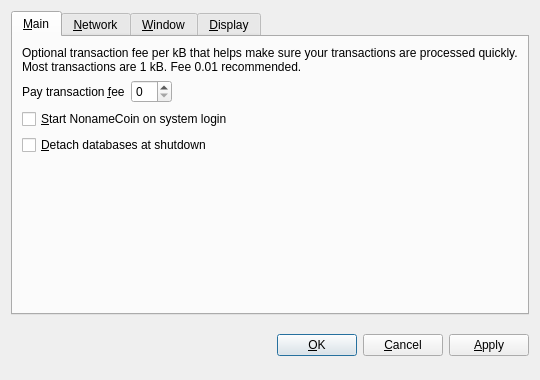
<?xml version="1.0" encoding="UTF-8"?>
<ui version="4.0">
 <class>OptionsDialog</class>
 <widget class="QDialog" name="OptionsDialog">
  <property name="geometry">
   <rect>
    <x>0</x>
    <y>0</y>
    <width>540</width>
    <height>380</height>
   </rect>
  </property>
  <property name="windowTitle">
   <string>Options</string>
  </property>
  <property name="modal">
   <bool>true</bool>
  </property>
  <layout class="QVBoxLayout" name="verticalLayout">
   <item>
    <widget class="QTabWidget" name="tabWidget">
     <property name="tabPosition">
      <enum>QTabWidget::North</enum>
     </property>
     <property name="currentIndex">
      <number>0</number>
     </property>
     <widget class="QWidget" name="tabMain">
      <attribute name="title">
       <string>&amp;Main</string>
      </attribute>
      <layout class="QVBoxLayout" name="verticalLayout_Main">
       <item>
        <widget class="QLabel" name="transactionFeeInfoLabel">
         <property name="text">
          <string>Optional transaction fee per kB that helps make sure your transactions are processed quickly. Most transactions are 1 kB. Fee 0.01 recommended.</string>
         </property>
         <property name="textFormat">
          <enum>Qt::PlainText</enum>
         </property>
         <property name="wordWrap">
          <bool>true</bool>
         </property>
        </widget>
       </item>
       <item>
        <layout class="QHBoxLayout" name="horizontalLayout_Main">
         <item>
          <widget class="QLabel" name="transactionFeeLabel">
           <property name="text">
            <string>Pay transaction &amp;fee</string>
           </property>
           <property name="textFormat">
            <enum>Qt::PlainText</enum>
           </property>
           <property name="buddy">
            <cstring>transactionFee</cstring>
           </property>
          </widget>
         </item>
         <item>
          <widget class="BitcoinAmountField" name="transactionFee"/>
         </item>
         <item>
          <spacer name="horizontalSpacer_Main">
           <property name="orientation">
            <enum>Qt::Horizontal</enum>
           </property>
           <property name="sizeHint" stdset="0">
            <size>
             <width>40</width>
             <height>20</height>
            </size>
           </property>
          </spacer>
         </item>
        </layout>
       </item>
       <item>
        <widget class="QCheckBox" name="bitcoinAtStartup">
         <property name="toolTip">
          <string>Automatically start NonameCoin after logging in to the system.</string>
         </property>
         <property name="text">
          <string>&amp;Start NonameCoin on system login</string>
         </property>
        </widget>
       </item>
       <item>
        <widget class="QCheckBox" name="detachDatabases">
         <property name="toolTip">
          <string>Detach block and address databases at shutdown. This means they can be moved to another data directory, but it slows down shutdown. The wallet is always detached.</string>
         </property>
         <property name="text">
          <string>&amp;Detach databases at shutdown</string>
         </property>
        </widget>
       </item>
       <item>
        <spacer name="verticalSpacer_Main">
         <property name="orientation">
          <enum>Qt::Vertical</enum>
         </property>
         <property name="sizeHint" stdset="0">
          <size>
           <width>20</width>
           <height>40</height>
          </size>
         </property>
        </spacer>
       </item>
      </layout>
     </widget>
     <widget class="QWidget" name="tabNetwork">
      <attribute name="title">
       <string>&amp;Network</string>
      </attribute>
      <layout class="QVBoxLayout" name="verticalLayout_Network">
       <item>
        <widget class="QCheckBox" name="mapPortUpnp">
         <property name="toolTip">
          <string>Automatically open the NonameCoin client port on the router. This only works when your router supports UPnP and it is enabled.</string>
         </property>
         <property name="text">
          <string>Map port using &amp;UPnP</string>
         </property>
        </widget>
       </item>
       <item>
        <widget class="QCheckBox" name="connectSocks">
         <property name="toolTip">
          <string>Connect to the NonameCoin network through a SOCKS proxy (e.g. when connecting through Tor).</string>
         </property>
         <property name="text">
          <string>&amp;Connect through SOCKS proxy:</string>
         </property>
        </widget>
       </item>
       <item>
        <layout class="QHBoxLayout" name="horizontalLayout_Network">
         <item>
          <widget class="QLabel" name="proxyIpLabel">
           <property name="text">
            <string>Proxy &amp;IP:</string>
           </property>
           <property name="textFormat">
            <enum>Qt::PlainText</enum>
           </property>
           <property name="buddy">
            <cstring>proxyIp</cstring>
           </property>
          </widget>
         </item>
         <item>
          <widget class="QValidatedLineEdit" name="proxyIp">
           <property name="maximumSize">
            <size>
             <width>140</width>
             <height>16777215</height>
            </size>
           </property>
           <property name="toolTip">
            <string>IP address of the proxy (e.g. 127.0.0.1)</string>
           </property>
          </widget>
         </item>
         <item>
          <widget class="QLabel" name="proxyPortLabel">
           <property name="text">
            <string>&amp;Port:</string>
           </property>
           <property name="textFormat">
            <enum>Qt::PlainText</enum>
           </property>
           <property name="buddy">
            <cstring>proxyPort</cstring>
           </property>
          </widget>
         </item>
         <item>
          <widget class="QLineEdit" name="proxyPort">
           <property name="maximumSize">
            <size>
             <width>55</width>
             <height>16777215</height>
            </size>
           </property>
           <property name="toolTip">
            <string>Port of the proxy (e.g. 9050)</string>
           </property>
          </widget>
         </item>
         <item>
          <widget class="QLabel" name="socksVersionLabel">
           <property name="text">
            <string>SOCKS &amp;Version:</string>
           </property>
           <property name="textFormat">
            <enum>Qt::PlainText</enum>
           </property>
           <property name="buddy">
            <cstring>socksVersion</cstring>
           </property>
          </widget>
         </item>
         <item>
          <widget class="QValueComboBox" name="socksVersion">
           <property name="toolTip">
            <string>SOCKS version of the proxy (e.g. 5)</string>
           </property>
          </widget>
         </item>
         <item>
          <spacer name="horizontalSpacer_Network">
           <property name="orientation">
            <enum>Qt::Horizontal</enum>
           </property>
           <property name="sizeHint" stdset="0">
            <size>
             <width>40</width>
             <height>20</height>
            </size>
           </property>
          </spacer>
         </item>
        </layout>
       </item>
       <item>
        <spacer name="verticalSpacer_Network">
         <property name="orientation">
          <enum>Qt::Vertical</enum>
         </property>
         <property name="sizeHint" stdset="0">
          <size>
           <width>20</width>
           <height>40</height>
          </size>
         </property>
        </spacer>
       </item>
      </layout>
     </widget>
     <widget class="QWidget" name="tabWindow">
      <attribute name="title">
       <string>&amp;Window</string>
      </attribute>
      <layout class="QVBoxLayout" name="verticalLayout_Window">
       <item>
        <widget class="QCheckBox" name="minimizeToTray">
         <property name="toolTip">
          <string>Show only a tray icon after minimizing the window.</string>
         </property>
         <property name="text">
          <string>&amp;Minimize to the tray instead of the taskbar</string>
         </property>
        </widget>
       </item>
       <item>
        <widget class="QCheckBox" name="minimizeOnClose">
         <property name="toolTip">
          <string>Minimize instead of exit the application when the window is closed. When this option is enabled, the application will be closed only after selecting Quit in the menu.</string>
         </property>
         <property name="text">
          <string>M&amp;inimize on close</string>
         </property>
        </widget>
       </item>
       <item>
        <spacer name="verticalSpacer_Window">
         <property name="orientation">
          <enum>Qt::Vertical</enum>
         </property>
         <property name="sizeHint" stdset="0">
          <size>
           <width>20</width>
           <height>40</height>
          </size>
         </property>
        </spacer>
       </item>
      </layout>
     </widget>
     <widget class="QWidget" name="tabDisplay">
      <attribute name="title">
       <string>&amp;Display</string>
      </attribute>
      <layout class="QVBoxLayout" name="verticalLayout_Display">
       <item>
        <layout class="QHBoxLayout" name="horizontalLayout_1_Display">
         <item>
          <widget class="QLabel" name="langLabel">
           <property name="text">
            <string>User Interface &amp;language:</string>
           </property>
           <property name="textFormat">
            <enum>Qt::PlainText</enum>
           </property>
           <property name="buddy">
            <cstring>lang</cstring>
           </property>
          </widget>
         </item>
         <item>
          <widget class="QValueComboBox" name="lang">
           <property name="toolTip">
            <string>The user interface language can be set here. This setting will take effect after restarting nonamecoin.</string>
           </property>
          </widget>
         </item>
        </layout>
       </item>
       <item>
        <layout class="QHBoxLayout" name="horizontalLayout_2_Display">
         <item>
          <widget class="QLabel" name="unitLabel">
           <property name="text">
            <string>&amp;Unit to show amounts in:</string>
           </property>
           <property name="textFormat">
            <enum>Qt::PlainText</enum>
           </property>
           <property name="buddy">
            <cstring>unit</cstring>
           </property>
          </widget>
         </item>
         <item>
          <widget class="QValueComboBox" name="unit">
           <property name="toolTip">
            <string>Choose the default subdivision unit to show in the interface and when sending coins.</string>
           </property>
          </widget>
         </item>
        </layout>
       </item>
       <item>
        <widget class="QCheckBox" name="displayAddresses">
         <property name="toolTip">
          <string>Whether to show NonameCoin addresses in the transaction list or not.</string>
         </property>
         <property name="text">
          <string>&amp;Display addresses in transaction list</string>
         </property>
        </widget>
       </item>
       <item>
        <widget class="QCheckBox" name="coinControlFeatures">
         <property name="toolTip">
          <string>Whether to show coin control features or not.</string>
         </property>
         <property name="text">
          <string>Display coin &amp;control features (experts only!)</string>
         </property>
        </widget>
       </item>
       <item>
        <spacer name="verticalSpacer_Display">
         <property name="orientation">
          <enum>Qt::Vertical</enum>
         </property>
         <property name="sizeHint" stdset="0">
          <size>
           <width>20</width>
           <height>40</height>
          </size>
         </property>
        </spacer>
       </item>
      </layout>
     </widget>
    </widget>
   </item>
   <item>
    <layout class="QHBoxLayout" name="horizontalLayout_Buttons">
     <item>
      <spacer name="horizontalSpacer_1">
       <property name="orientation">
        <enum>Qt::Horizontal</enum>
       </property>
       <property name="sizeHint" stdset="0">
        <size>
         <width>40</width>
         <height>48</height>
        </size>
       </property>
      </spacer>
     </item>
     <item>
      <widget class="QLabel" name="statusLabel">
       <property name="font">
        <font>
         <weight>75</weight>
         <bold>true</bold>
        </font>
       </property>
       <property name="text">
        <string/>
       </property>
       <property name="textFormat">
        <enum>Qt::PlainText</enum>
       </property>
       <property name="wordWrap">
        <bool>true</bool>
       </property>
      </widget>
     </item>
     <item>
      <spacer name="horizontalSpacer_2">
       <property name="orientation">
        <enum>Qt::Horizontal</enum>
       </property>
       <property name="sizeHint" stdset="0">
        <size>
         <width>40</width>
         <height>48</height>
        </size>
       </property>
      </spacer>
     </item>
     <item>
      <widget class="QPushButton" name="okButton">
       <property name="text">
        <string>&amp;OK</string>
       </property>
      </widget>
     </item>
     <item>
      <widget class="QPushButton" name="cancelButton">
       <property name="text">
        <string>&amp;Cancel</string>
       </property>
       <property name="autoDefault">
        <bool>false</bool>
       </property>
      </widget>
     </item>
     <item>
      <widget class="QPushButton" name="applyButton">
       <property name="text">
        <string>&amp;Apply</string>
       </property>
       <property name="autoDefault">
        <bool>false</bool>
       </property>
      </widget>
     </item>
    </layout>
   </item>
  </layout>
 </widget>
 <customwidgets>
  <customwidget>
   <class>BitcoinAmountField</class>
   <extends>QSpinBox</extends>
   <header>bitcoinamountfield.h</header>
  </customwidget>
  <customwidget>
   <class>QValueComboBox</class>
   <extends>QComboBox</extends>
   <header>qvaluecombobox.h</header>
  </customwidget>
  <customwidget>
   <class>QValidatedLineEdit</class>
   <extends>QLineEdit</extends>
   <header>qvalidatedlineedit.h</header>
  </customwidget>
 </customwidgets>
 <resources/>
 <connections/>
</ui>
